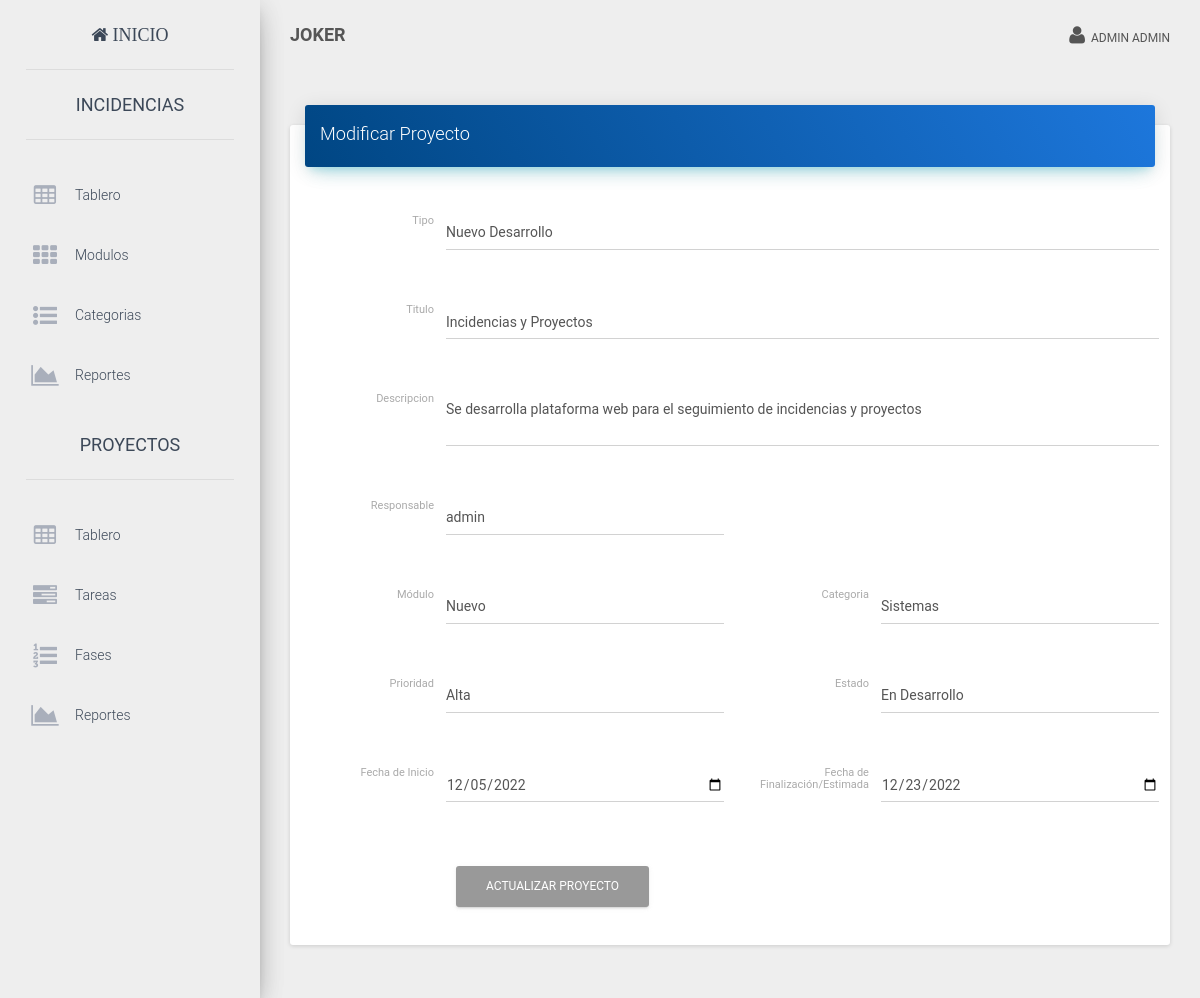
Screenshot of /index.php?view=Pro_editproyecto&id=28 (signed in) with the database file from the repository.
### tables this page shows
CREATE TABLE IF NOT EXISTS `user` (
  `id` int NOT NULL AUTO_INCREMENT,
  `username` varchar(50) DEFAULT NULL,
  `name` varchar(50) DEFAULT NULL,
  `lastname` varchar(50) DEFAULT NULL,
  `email` varchar(255) DEFAULT NULL,
  `password` varchar(60) DEFAULT NULL,
  `is_active` tinyint(1) NOT NULL DEFAULT '1',
  `kind` int NOT NULL DEFAULT '1',
  `created_at` datetime DEFAULT NULL,
  PRIMARY KEY (`id`)
);

CREATE TABLE IF NOT EXISTS `pro_proyectos` (
  `id` int NOT NULL AUTO_INCREMENT,
  `titulo` varchar(100) DEFAULT NULL,
  `description` text,
  `FechaCreacion` datetime DEFAULT NULL,
  `FechaFinalizacion` datetime DEFAULT NULL,
  `tipo_id` int NOT NULL,
  `usuario_id` int NOT NULL,
  `asignado_id` int DEFAULT NULL,
  `modulo_id` int DEFAULT NULL,
  `categoria_id` int DEFAULT NULL,
  `prioridad_id` int NOT NULL DEFAULT '1',
  `estatus_id` int NOT NULL DEFAULT '1',
  PRIMARY KEY (`id`),
  KEY `prioridad_id` (`prioridad_id`),
  KEY `estatus_id` (`estatus_id`),
  KEY `usuario_id` (`usuario_id`),
  KEY `tipo_id` (`tipo_id`),
  KEY `categoria_id` (`categoria_id`),
  KEY `modulo_id` (`modulo_id`),
  CONSTRAINT `proyectos_ibfk_1` FOREIGN KEY (`prioridad_id`) REFERENCES `pro_prioridad` (`id`),
  CONSTRAINT `proyectos_ibfk_2` FOREIGN KEY (`estatus_id`) REFERENCES `pro_estatus` (`id`),
  CONSTRAINT `proyectos_ibfk_3` FOREIGN KEY (`usuario_id`) REFERENCES `user` (`id`),
  CONSTRAINT `proyectos_ibfk_4` FOREIGN KEY (`tipo_id`) REFERENCES `pro_tipo` (`id`),
  CONSTRAINT `proyectos_ibfk_5` FOREIGN KEY (`categoria_id`) REFERENCES `pro_categoria` (`id`),
  CONSTRAINT `proyectos_ibfk_6` FOREIGN KEY (`modulo_id`) REFERENCES `pro_modulo` (`id`)
);

CREATE TABLE IF NOT EXISTS `pro_tipo` (
  `id` int NOT NULL AUTO_INCREMENT,
  `nombre` varchar(100) DEFAULT NULL,
  PRIMARY KEY (`id`)
);

CREATE TABLE IF NOT EXISTS `pro_modulo` (
  `id` int NOT NULL AUTO_INCREMENT,
  `nombre` varchar(200) DEFAULT NULL,
  `descripcion` text,
  PRIMARY KEY (`id`)
);

CREATE TABLE IF NOT EXISTS `pro_categoria` (
  `id` int NOT NULL AUTO_INCREMENT,
  `nombre` varchar(200) DEFAULT NULL,
  PRIMARY KEY (`id`)
);

CREATE TABLE IF NOT EXISTS `pro_prioridad` (
  `id` int NOT NULL AUTO_INCREMENT,
  `nombre` varchar(100) DEFAULT NULL,
  PRIMARY KEY (`id`)
);

CREATE TABLE IF NOT EXISTS `pro_estatus` (
  `id` int NOT NULL AUTO_INCREMENT,
  `nombre` varchar(100) DEFAULT NULL,
  PRIMARY KEY (`id`)
);

### core/controller/Lb.php (called while the page is built, shortened)
<?php
class Lb {
	public function start(){
		include "core/app/init.php";
	}
}
?>

### index.php (called while the page is built, shortened)
<?php
$lb = new Lb();
$lb->start();
?>

### core/controller/Executor.php (called while the page is built, shortened)
<?php
class Executor {
	public static function doit($sql){
		$con = Database::getCon();
		return array($con->query($sql),$con->insert_id);
	}
}
?>

### core/app/model/UserData.php (called while the page is built, shortened)
<?php
class UserData {
	public static $tablename = "user";
	public static function getById($id){
		$sql = "select * from ".self::$tablename." where id=$id";
		$query = Executor::doit($sql);
		return Model::one($query[0],new UserData());
	}
	public static function getAll(){
		$sql = "select * from ".self::$tablename." order by created_at desc";
		$query = Executor::doit($sql);
		return Model::many($query[0],new UserData());
	}
}
?>

### core/controller/Model.php (called while the page is built, shortened)
<?php
class Model {
	public static function exists($modelname){
		$fullpath = self::getFullpath($modelname);
		$found=false;
		if(file_exists($fullpath)){
			$found = true;
		}
		return $found;
	}
	public static function getFullpath($modelname){
		return Core::$root."core/app/model/".$modelname.".php";
	}
	public static function many($query,$aclass){
		$cnt = 0;
		$array = array();
		while($r = $query->fetch_array()){
			$array[$cnt] = new $aclass;
			$cnt2=1;
			foreach ($r as $key => $v) {
				if($cnt2>0 && $cnt2%2==0){
					$array[$cnt]->$key = $v;
				}
				$cnt2++;
			}
			$cnt++;
		}
		return $array;
	}
	public static function one($query,$aclass){
		$found = null;
		$data = new $aclass;
		while($r = $query->fetch_array()){
			$cnt=1;
			foreach ($r as $key => $v) {
				if($cnt>0 && $cnt%2==0){
					$data->$key = $v;
				}
				$cnt++;
			}
			$found = $data;
			break;
		}
		return $found;
	}
}
?>

### core/app/model/Pro_KindData.php (called while the page is built, shortened)
<?php
class Pro_KindData {
	public static $tablename = "pro_tipo";
	public static function getAll(){
		$sql = "select * from ".self::$tablename;
		$query = Executor::doit($sql);
		return Model::many($query[0],new KindData());
	}
}
?>

### core/app/model/Pro_ProyectosData.php (called while the page is built, shortened)
<?php
class Pro_ProyectosData {
	public static $tablename = "pro_proyectos";
	public static function getById($id){
		$sql = "select * from ".self::$tablename." where id=$id";
		$query = Executor::doit($sql);
		return Model::one($query[0],new Pro_ProyectosData());
	}
}
?>

### core/app/model/Pro_ModulosData.php (called while the page is built, shortened)
<?php
class Pro_ModulosData {
	public static $tablename = "pro_modulo";
	public static function getAll(){
		$sql = "select * from ".self::$tablename;
		$query = Executor::doit($sql);
		return Model::many($query[0],new Pro_ModulosData());
	}
}
?>

### core/app/model/Pro_CategoryData.php (called while the page is built, shortened)
<?php
class Pro_CategoryData {
	public static $tablename = "pro_categoria";
	public static function getAll(){
		$sql = "select * from ".self::$tablename;
		$query = Executor::doit($sql);
		return Model::many($query[0],new Pro_CategoryData());
	}
}
?>

### core/app/model/Pro_PrioridadData.php (called while the page is built, shortened)
<?php
class Pro_PrioridadData {
	public static $tablename = "pro_prioridad";
	public static function getAll(){
		$sql = "select * from ".self::$tablename;
		$query = Executor::doit($sql);
		return Model::many($query[0],new Pro_PrioridadData());
	}
}
?>

### core/app/model/Pro_StatusData.php (called while the page is built, shortened)
<?php
class Pro_StatusData {
	public static $tablename = "pro_estatus";
	public static function getAll(){
		$sql = "select * from ".self::$tablename;
		$query = Executor::doit($sql);
		return Model::many($query[0],new Pro_StatusData());
	}
}
?>

### core/app/view/Pro_editproyecto-view.php (the view, shortened to what this page needs)
<?php
$reservation = Pro_ProyectosData::getById($_GET["id"]);
$pacients = Pro_ModulosData::getAll();
$medics = Pro_PrioridadData::getAll();
$statuses = Pro_StatusData::getAll();
$payments = Pro_KindData::getAll();
?>
<div class="row">
	<div class="col-md-12">
<div class="card">
  <div class="card-header" data-background-color="blue">
      <h4 class="title">Modificar Proyecto</h4>
  </div>
  <div class="card-content table-responsive">
<form class="form-horizontal" role="form" method="post" action="./?action=Pro_updateproyecto">
  <div class="form-group">
    <label for="inputEmail1" class="col-lg-2 control-label">Tipo</label>
    <div class="col-lg-10">
<select name="kind_id" class="form-control" required>
  <?php foreach($payments as $p):?>
    <option value="<?php echo $p->id; ?>" <?php if($p->id==$reservation->tipo_id){ echo "selected"; }?>><?php echo $p->nombre; ?></option>
  <?php endforeach; ?>
</select>
    </div>
  </div>
  <div class="form-group">
    <label for="inputEmail1" class="col-lg-2 control-label">Titulo</label>
    <div class="col-lg-10">
      <input type="text" name="title" value="<?php echo $reservation->titulo; ?>" required class="form-control" id="inputEmail1" placeholder="Asunto">
    </div>
  </div>
  <div class="form-group">
    <label for="inputEmail1" class="col-lg-2 control-label">Descripcion</label>
    <div class="col-lg-10">
    <textarea class="form-control" name="description" placeholder="Descripcion"><?php echo $reservation->description;?></textarea>
    </div>
  </div>
  <div class="form-group">
  <label for="inputEmail1" class="col-lg-2 control-label">Responsable</label>
    <div class="col-lg-4">
      <select name="responsable_id" class="form-control" required>
        <?php foreach(UserData::getAll() as $p):?>
          <option value="<?php echo $p->id; ?>" <?php if($p->id==$reservation->asignado_id){ echo "selected"; }?>><?php echo $p->name; ?></option>
        <?php endforeach; ?>
      </select>
    </div>
  </div>
  <div class="form-group">
    <label for="inputEmail1" class="col-lg-2 control-label">Módulo</label>
    <div class="col-lg-4">
<select name="project_id" class="form-control" required>
  <?php foreach($pacients as $p):?>
    <option value="<?php echo $p->id; ?>" <?php if($p->id==$reservation->modulo_id){ echo "selected"; }?>><?php echo $p->nombre; ?></option>
  <?php endforeach; ?>
</select>
    </div>
    <label for="inputEmail1" class="col-lg-2 control-label">Categoria</label>
    <div class="col-lg-4">
<select name="category_id" class="form-control" required>
  <?php foreach(Pro_CategoryData::getAll() as $p):?>
    <option value="<?php echo $p->id; ?>" <?php if($p->id==$reservation->categoria_id){ echo "selected"; }?>><?php echo $p->nombre; ?></option>
  <?php endforeach; ?>
</select>
    </div>
  </div>
  <div class="form-group">
    <label for="inputEmail1" class="col-lg-2 control-label">Prioridad</label>
    <div class="col-lg-4">
      <select name="priority_id" class="form-control" required>
        <?php foreach($medics as $p):?>
          <option value="<?php echo $p->id; ?>" <?php if($p->id==$reservation->prioridad_id){ echo "selected"; }?>><?php echo $p->nombre; ?></option>
        <?php endforeach; ?>
      </select>
    </div>
    <label for="inputEmail1" class="col-lg-2 control-label">Estado</label>
    <div class="col-lg-4">
      <select name="status_id" class="form-control" required>
          <?php  foreach($statuses as $p):?>
          <option value="<?php echo $p->id; ?>" <?php if($p->id==$reservation->estatus_id){ echo "selected"; }?>><?php echo $p->nombre; ?></option>
          <?php endforeach; ?>
      </select>
    </div>
  </div>
  <div class="form-group">
    <?php
      $f1 = date("Y-m-d", strtotime($reservation->FechaCreacion));
      $f2 = date("Y-m-d", strtotime($reservation->FechaFinalizacion));
    ?>
    <label for="inputFecha1" class="col-lg-2 control-label">Fecha de Inicio</label>
    <div class="col-lg-4">
			<input type="date" name="fechaAlta" value="<?php echo $f1 ?>" class="form-control" >
    </div>
    <label for="inputFecha2" class="col-lg-2 control-label">Fecha de <br>Finalización/Estimada</label>
    <div class="col-lg-4">
      <input type="date" name="fechaFin" value="<?php echo $f2 ?>" class="form-control" >
    </div>
  </div>
  <div class="form-group">
    <div class="col-lg-offset-2 col-lg-10">
      <button type="submit" class="btn btn-default">Actualizar Proyecto</button>
    </div>
  </div>
</form>
</div>
</div>
	</div>
</div>

### core/app/layouts/layout.php (shortened to what this page needs)
<!doctype html>
<html lang="en">
<head>
  <link href="assets/css/bootstrap.min.css" rel="stylesheet" />
  <link href="assets/css/material-dashboard.css" rel="stylesheet" />
  <link href="assets/font-awesome/css/font-awesome.min.css" rel="stylesheet">
  <link href="assets/css/site.css" rel="stylesheet" />
</head>
<body>
  <?php if (isset($_SESSION["user_id"])) : ?>
    <div class="">
      <div class="sidebar" data-color="blue">
            <div class="logo">
              <a href="./" class="simple-text"><i class="fa fa-home"> Inicio</i></a>
            </div>
            <div class="sidebar-wrapper">
              <div>
                <div class="logo">
                    <a href="./?view=Inci_inicioincidencias" class="simple-text">INCIDENCIAS</a>
                </div>
                <ul class="nav">
                  <li class="" >
                    <a href="./?view=Inci_inicioincidencias">
                      <i class="fa fa-table" aria-hidden="true"></i>
                      <p>Tablero</p>
                    </a>
                  </li>
                  <?php
                  if ($_SESSION['kind'] == 1) {
                  ?>
                    <li>
                      <a href="./?view=projects">
                        <i class="fa fa fa-th"></i>
                        <p>Modulos</p>
                      </a>
                    </li>
                    <li>
                      <a href="./?view=categories">
                        <i class="fa fa-list-ul"></i>
                        <p>Categorias</p>
                      </a>
                    </li>
                    <li>
                      <a href="./?view=reports">
                        <i class="fa fa-area-chart"></i>
                        <p>Reportes</p>
                      </a>
                    </li>
                  <?php
                  }
                  ?>
                </ul>
                <?php
                if ($_SESSION['kind'] == 1) {
                ?>
                  <div class="logo">
                    <a href="./?view=Pro_inicioproyecto" class="simple-text">PROYECTOS</a>
                  </div>
                  <ul class="nav">
                    <li class="" >
                      <a href="./?view=Pro_inicioproyecto">
                        <i class="fa fa-table"></i>
                        <p>Tablero</p>
                      </a>
                    </li>
                    <li>
                      <a href="./?view=Pro_iniciotareas">
                        <i class="fa fa-tasks"></i>
                        <p>Tareas</p>
                      </a>
                    </li>
                    <li>
                      <a href="index.php?view=Pro_fases">
                        <i class="fa fa-list-ol"></i>
                        <p>Fases</p>
                      </a>
                    </li>
                    <li>
                      <a href="./?view=Pro_reportes">
                        <i class="fa fa-area-chart"></i>
                        <p>Reportes</p>
                      </a>
                    </li>
                  </ul>
                  <div class="logo">
                     <a href="./?view=users" class="simple-text"> USUARIOS</a>
                  </div>
                <?php
                }
                ?>
              </div>
            </div>
      </div>
      <div class="main-panel">
        <nav class="navbar navbar-transparent navbar-absolute">
          <div class="container-fluid">
            <div class="navbar-header">
              <a class="navbar-brand" href="./"><b>JOKER</b></a>
            </div>
            <div class="collapse navbar-collapse">
              <ul class="nav navbar-nav navbar-right">
                <li class="dropdown">
                  <a href="#" class="dropdown-toggle" data-toggle="dropdown">
                    <i class="fa fa-user"></i>
                    &nbsp;<?php echo Core::$user->name . " " . Core::$user->lastname; ?>
                  </a>
                </li>
              </ul>
            </div>
          </div>
        </nav>
        <div class="content">
              <div class="container-fluid ">
                <?php
                View::load("login");
                ?>
              </div>
        </div>
      </div>
    </div>
  <?php else : ?>
    <?php
    View::load("login");
    ?>
  <?php endif; ?>
</body>
</html>

### rows the page displays
user: name "ADMIN", lastname "ADMIN"
pro_proyectos: kind_id "Nuevo Desarrollo", title "Incidencias y Proyectos", description "Se desarrolla plataforma web para el seguimiento de incidencias y proyectos", responsable_id "admin", project_id "Nuevo", category_id "Sistemas", priority_id "Alta", status_id "En Desarrollo", fechaAlta "12/05/2022", fechaFin "12/23/2022"
